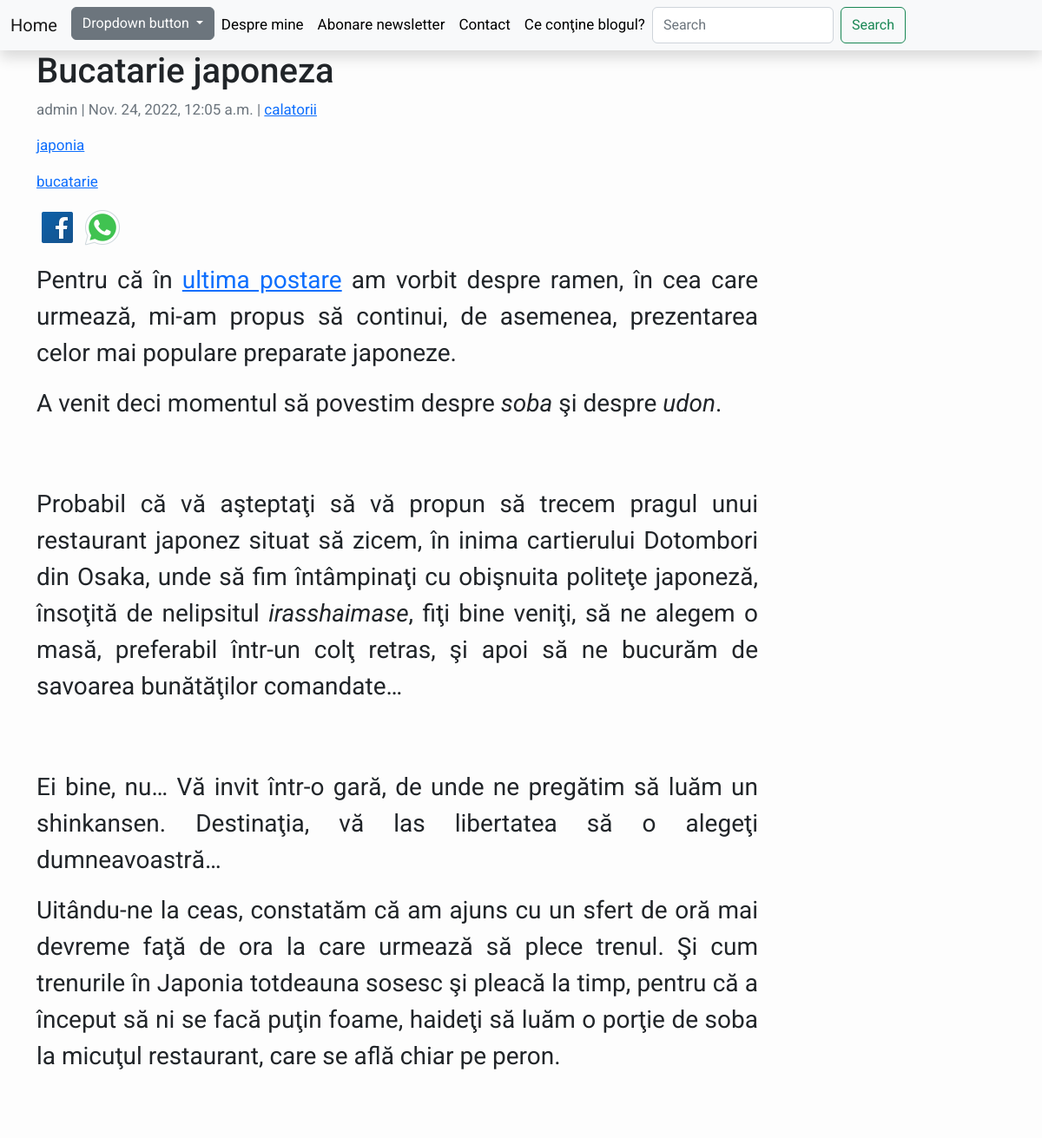
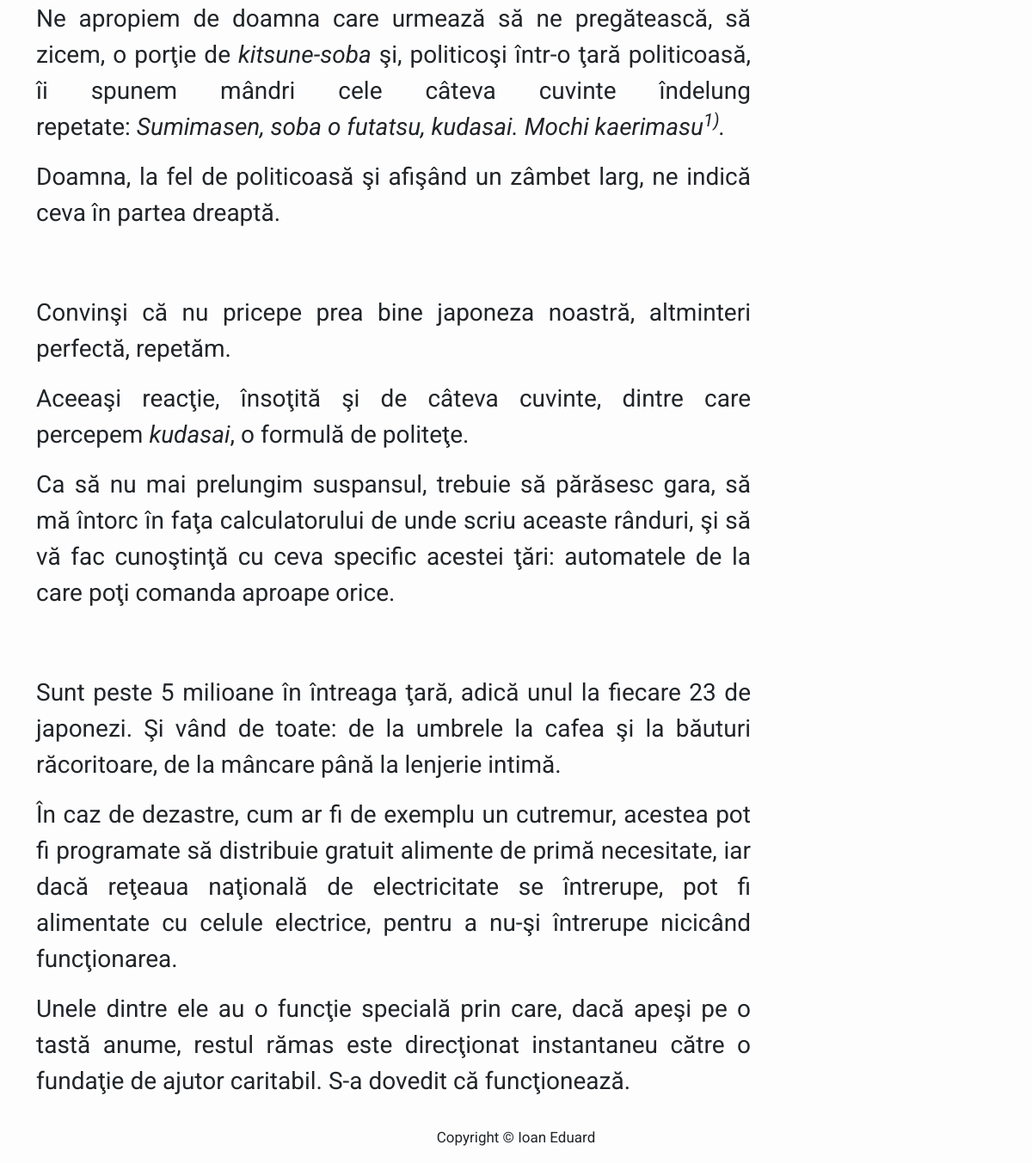
The page /bucatarie-japoneza/ on the database its author committed (2 pictures, top to bottom).
### Blog/models.py (models this page shows, shortened)
class Post(models.Model):
    title = models.CharField(max_length=200, unique=True)
    slug = models.SlugField(max_length=200, unique=True)
    author = models.ForeignKey(User, on_delete=models.CASCADE, related_name='blog_posts')
    updated_on = models.DateTimeField(auto_now=True)
    content = RichTextField(blank=True, null=True, config_name='awesome_ckeditor')
    category = models.CharField(max_length=200, default='calatorii')
    created_on = models.DateTimeField(auto_now_add=True)
    status = models.IntegerField(choices=STATUS, default=0)
    tags = models.CharField(max_length=200, null=True, default="")
    class Meta:
        ordering = ['-created_on']

### Blog/views.py (the view)
# urls.py: path('<slug:slug>/', views.PostDetail.as_view(), name='post_detail'),
class PostDetail(generic.DetailView):
    model = Post
    template_name = 'post_detail.html'

### Blog/templatetags/customs.py (called while the page is built)
@register.filter(name='string_to_list')
def string_to_list(value) -> list:
    return str(value).replace(" ", "").split(",")

### templates/post_detail.html
{% extends 'base.html' %}
{% load customs %}
{% load static %}
{% block content %}
    <div class="container">
        <div class="row">
            <div class="col-md-9">
                <div class="card-body">
                    <h1 style="text-align:justify;">{% block title %} {{ object.title }} {% endblock title %}</h1>
                    <p class=" text-muted">{{ post.author }} | {{ post.created_on }} |
                        {% for item in post.tags|string_to_list %}
                            <a href="{% url "tag_select_list" tag=item %}"> {{ item }}</a></p>
                        {% endfor %}
                        <a href="{% url 'share_on_media' social=1 id=post.title %}"><img src="{% static 'images/facebook.png' %}"></a>
                        <a href="{% url 'share_on_media' social=2 id=post.title %}"><img src="{% static 'images/whatsapp.png' %}"></a>
                    <p style="text-align:justify;font-size:50px;">{{ object.content | safe }}</p>
                </div>
            </div>
        </div>
    </div>
{% endblock content %}

### templates/base.html (style rules this page uses)
body { font-family: "Roboto", sans-serif; font-size: 17px; background-color: #fdfdfd; }

### rows shown on the page
Post: title "Bucatarie japoneza", author "admin", created_on "Nov. 24, 2022, 12:05 a.m.", content "Pentru că în ultima postare am vorbit despre ramen, în cea care urmează, mi-am propus să continui, de asemenea, prezentarea celor mai populare preparate japoneze. A venit deci momentul să povestim despre soba şi despre udon . Probabil că vă aşteptaţi să vă propun să trecem pragul unui restaurant japonez situat să zicem, în inima cartierului Dotombori din Osaka, unde să fim întâmpinaţi cu obişnuita politeţe japoneză, însoţită de nelipsitul irasshaimase , fiţi bine veniţi, să ne alegem o masă, preferabil într-un colţ retras, şi apoi să ne bucurăm de savoarea bunătăţilor comandate… Ei bine, nu… Vă invit într-o gară, de unde ne pregătim să luăm un shinkansen. Destinaţia, vă las libertatea să o…"

### other values the page prints
{{ item }} "calatorii" "japonia" "bucatarie"
